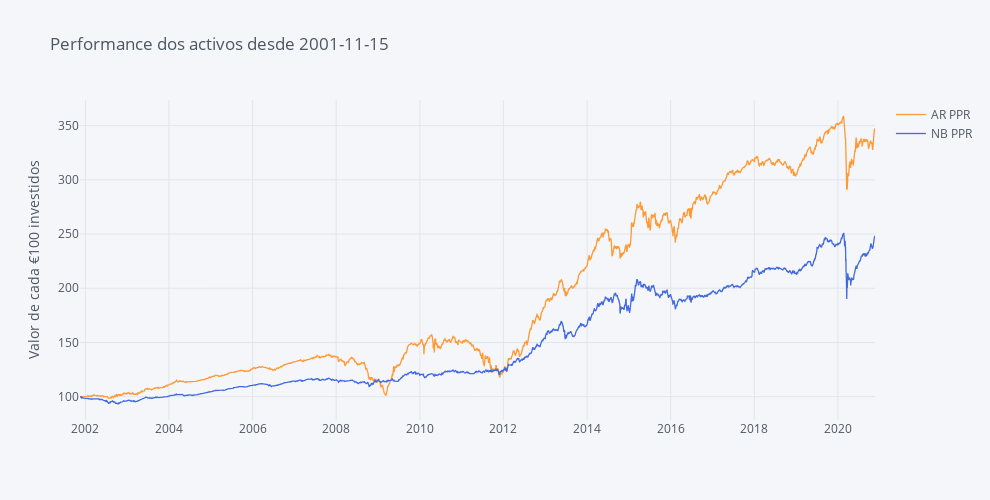

Here is the notebook cell this chart was saved with:
### Markdown cell above
## NB PPR/OICVM FIMA - PTYESALM0007 
##               vs 
## Invest Alves Ribeiro PPR FIMA - PTARMCLM0004

### Code cell
fundos_norm.iplot(dimensions = dimensions,title='Performance dos activos desde ' + begin,
                  yTitle='Valor de cada €100 investidos', colors=Palette)

### Figure 1 — Plotly figure (JSON) as saved in the notebook; plotly's stock layout.template omitted (floating-point values rounded to 4 significant figures; data arrays with more than 128 entries replaced by an {"elided": "..."} marker saying what was removed)
{"data": [{"line": {"color": "rgba(255, 153, 51, 1.0)", "dash": "solid", "shape": "linear", "width": 1.3}, "mode": "lines", "name": "AR PPR", "text": "", "type": "scatter", "x": {"elided": "5529 str values"}, "y": {"elided": "5529 float values"}}, {"line": {"color": "rgba(65, 105, 225, 1.0)", "dash": "solid", "shape": "linear", "width": 1.3}, "mode": "lines", "name": "NB PPR", "text": "", "type": "scatter", "x": {"elided": "5529 str values"}, "y": {"elided": "5529 float values"}}], "layout": {"height": 500, "legend": {"bgcolor": "#F5F6F9", "font": {"color": "#4D5663"}}, "paper_bgcolor": "#F5F6F9", "plot_bgcolor": "#F5F6F9", "title": {"font": {"color": "#4D5663"}, "text": "Performance dos activos desde 2001-11-15"}, "width": 990, "xaxis": {"autorange": true, "gridcolor": "#E1E5ED", "range": ["2001-11-15", "2020-11-20"], "showgrid": true, "tickfont": {"color": "#4D5663"}, "title": {"font": {"color": "#4D5663"}, "text": ""}, "type": "date", "zerolinecolor": "#E1E5ED"}, "yaxis": {"autorange": true, "gridcolor": "#E1E5ED", "range": [78.5, 373.7], "showgrid": true, "tickfont": {"color": "#4D5663"}, "title": {"font": {"color": "#4D5663"}, "text": "Valor de cada €100 investidos"}, "type": "linear", "zerolinecolor": "#E1E5ED"}}}
